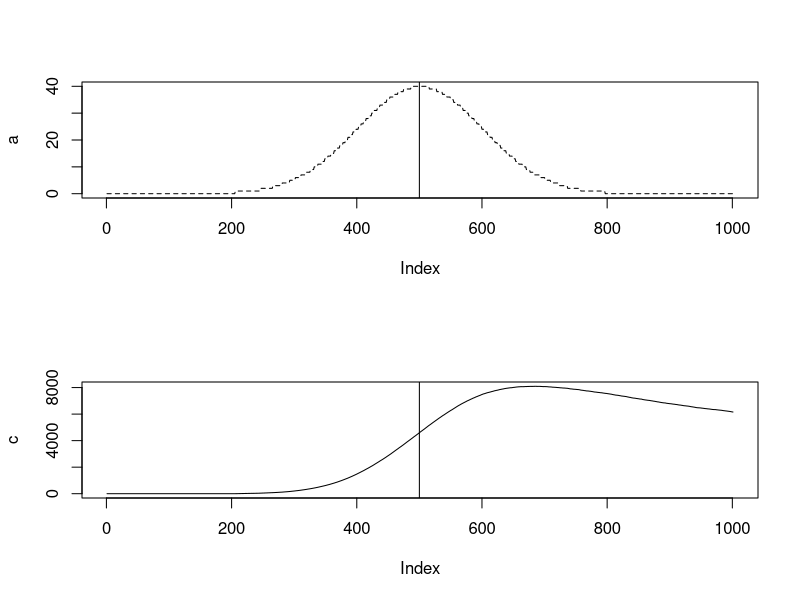

This figure's R source:


a <- round(100*dnorm(seq(-5, 5, .01)))
c <- rep(NA, length(a))

lambda <- 1/1000

c[1] <- 0
for(i in 2:length(a)) {
        outgoing <- rpois(1, c[i-1]*lambda)
        c[i] <- c[i-1] + a[i] - outgoing
}

par(mfrow=c(2,1))
plot(a, type="l", lty=2)
abline(v=500)
plot(c, type="l")
abline(v=c(500, 500+1/lambda)) ## line at middle and at middle + exponential mean